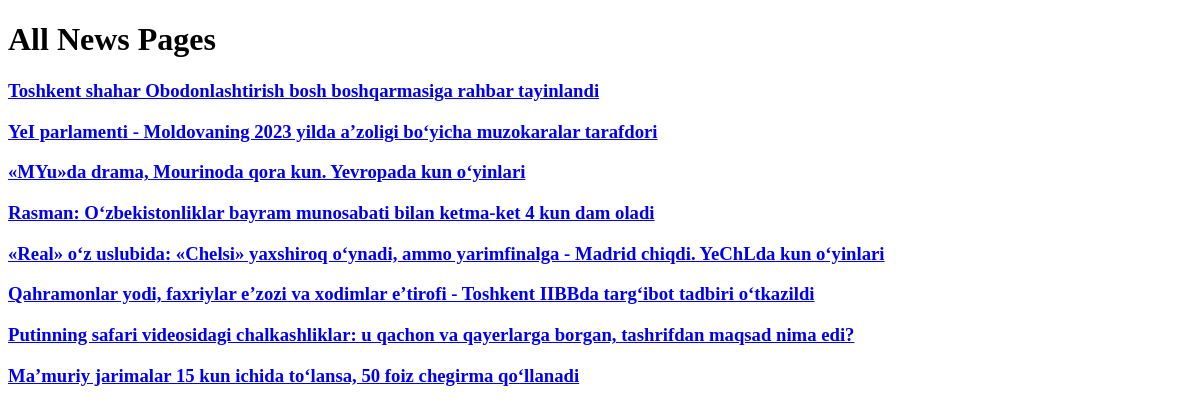
The page /news/ on the database as committed earlier.
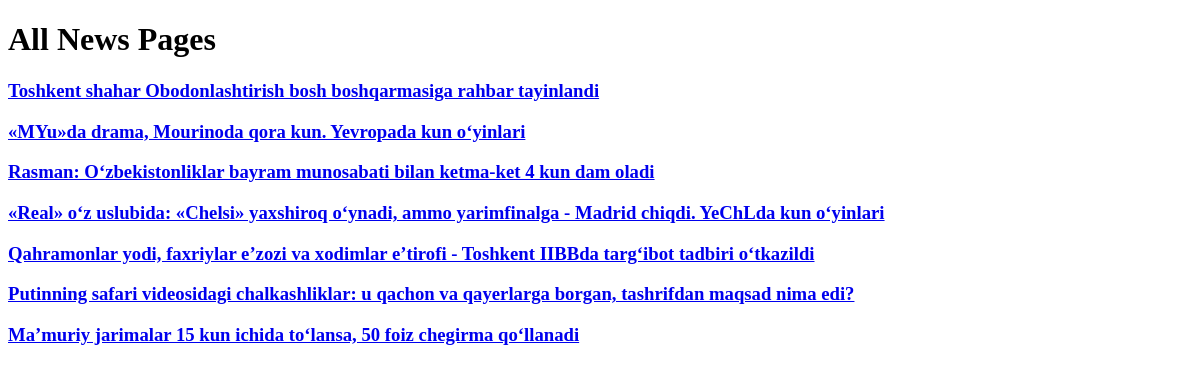
The same page on the database as committed later.
### news/models.py (models this page shows, shortened)
class News(models.Model):
    class Status(models.TextChoices):
        Draft = 'DF', 'Draft'
        Published = 'PB', 'Published'
    title = models.CharField(max_length=250)
    slug = models.SlugField(max_length=250)
    body = models.TextField()
    image = models.ImageField(upload_to='image')
    category = models.ForeignKey(Category, on_delete=models.CASCADE)
    publish_time = models.DateTimeField(default=timezone.now)
    created_time = models.DateTimeField(auto_now_add=True)
    upload_time = models.DateTimeField(auto_now=True)
    status = models.CharField(max_length=2, choices=Status.choices, default=Status.Draft)
    class Meta:
        ordering = ["-publish_time"]

### news/views.py (the view)
# urls.py: path('news/', NewsAllView.as_view(), name='news'),
class NewsAllView(ListView):
    model = News
    template_name = 'news/news.html'

### news/model_primary.py (called while the page is built)
def last_news(request):
    last_news = News.objects.all().order_by('-publish_time')[:10]
    navbar = Category.objects.all()
    now = datetime.now()
    context = {
        "last_news": last_news,
        'navbar': navbar,
        'now': now,
    }
    return context

### templates/news/news.html (shortened to what this page needs)
<!DOCTYPE html>
<html lang="en">
<head>
</head>
<body>
<h1>All News Pages</h1>
{% for new in object_list %}
    <h3> <a href="{% url 'news_detail' new.pk %}">{{ new.title }}</a></h3>
{% endfor %}
</body>
</html>

Rows that differ between the two databases and show on the page:
removed News: title "YeI parlamenti - Moldovaning 2023 yilda a’zoligi bo‘yicha muzokaralar tarafdori"
